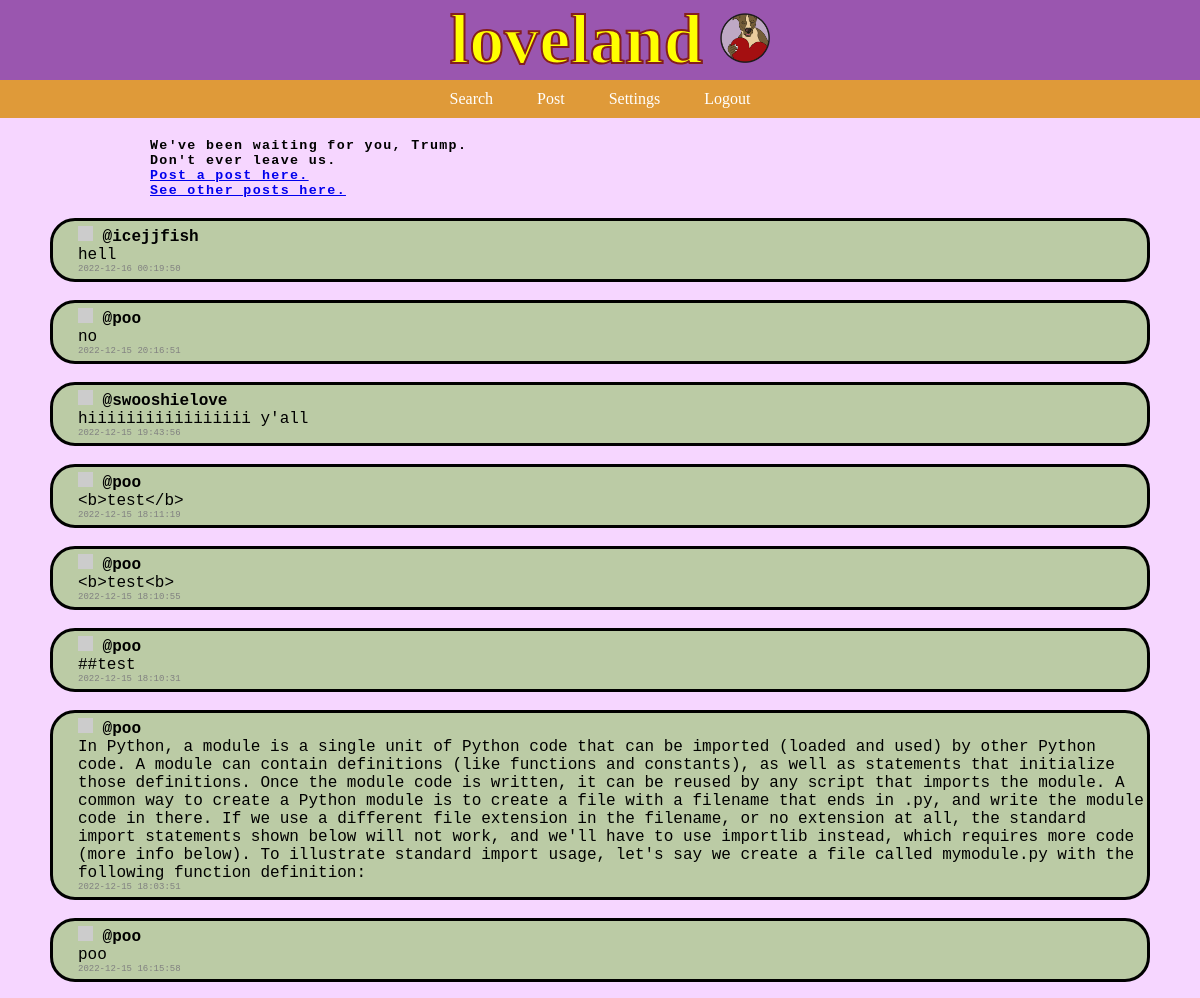
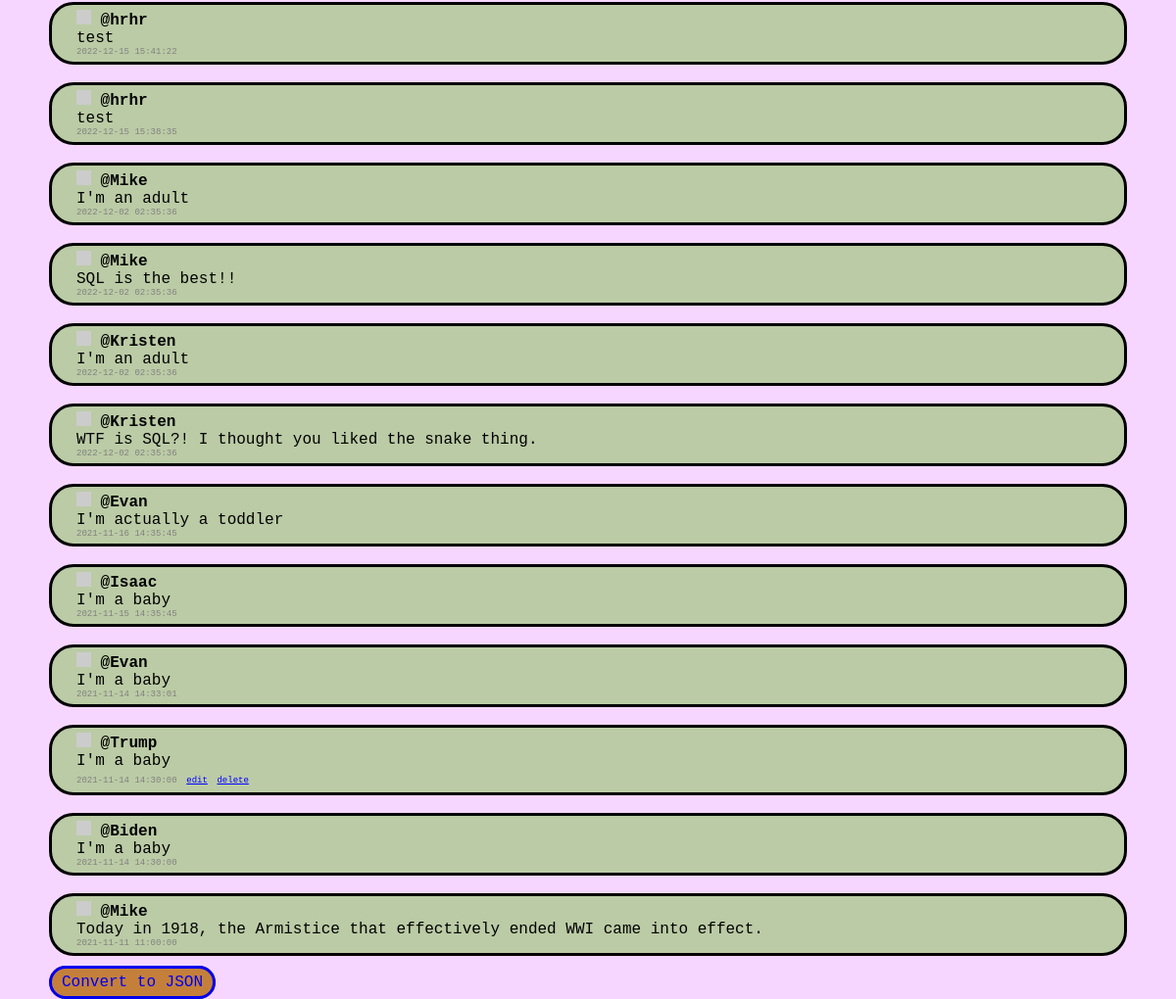
Page /home (signed in) on the committed database (2 pictures, top to bottom).
### tables this page shows
CREATE TABLE users (
    id INTEGER PRIMARY KEY,
    username TEXT NOT NULL UNIQUE,
    password TEXT NOT NULL,
    age INTEGER
);

CREATE TABLE messages (
    id integer primary key,
    sender_id integer not null,
    message text not null,
    created_at timestamp not null default current_timestamp
    );

### project.py (the view)
@app.route('/home', methods=['get', 'post'])
def home():
    global row_users
    con = sqlite3.connect(args.db_file)
    cur = con.cursor()
    cur.execute('''
        SELECT username, password from users where username=? and password=? ;
    ''', (request.cookies.get('username'), request.cookies.get('password')))
    rows = cur.fetchall()
    if len(list(rows))==0:
        login_successful=False
    else:
        login_successful=True
    messages = []
    sql = 'select sender_id, message, created_at from messages order by created_at desc;'
    cur_messages = con.cursor()
    cur_messages.execute(sql)
    for row_messages in cur_messages.fetchall():
        sql='select username, age from users where id=?;'
        cur_users = con.cursor()
        cur_users.execute(sql, [row_messages[0]])
        for row_users in cur_users.fetchall():
            pass
            messages.append({
                'message': row_messages[1],
                'created_at': row_messages[2],
                'username': row_users[0],
                'profpic': 'https://robohash.org/' + row_users[0],
                'age': row_users[1]
                })
    if request.form.get('delete'):
        print('success!!!!!!!!!!!!!!!')
    if login_successful:
        return render_template('home.html',username=request.cookies.get('username'), password=request.cookies.get('password'), messages=messages)
    else:
        return render_template('home.html', messages=messages)

### templates/home.html (shortened to what this page needs)
{% extends 'base.html' %}
{% block content %}
{% if username and password %}
<h1 class=entrance>We've been waiting for you, {{username}}. <br> Don't ever leave us. <br> <a href="/create_message">Post a post here.</a>
<br> <a href="/home">See other posts here.</a>
</h1>
    {% for message in messages %}
    <div class=display-messages>
        <img src="{{message.profpic}}" width="15" height="15">
        <b>@{{message.username}}</b><br>
            {{message.message}} <br>
        <span class=posted>{{message.created_at}}</span>
        {%if username == message.username %}
        <span class=msg>
        <a href= "/edit_message/<id>"><u>edit</u></a>
        <a href= "/delete_message/<id>"><u>delete</u></a>
        </span>
        {% endif %}
        <br>
    </div>
    <br>
{% endfor %}
{% endif %}
<a class=json href= "/home.json">Convert to JSON</a>
<br>
{% endblock %}

### static/sitestyle.css (style rules this page uses)
body { margin-left: 0px;margin-top: 0px;margin-right: 0px; margin-bottom: 0px; background-color: rgb(246, 214, 255); }
.entrance { font-family: "courier new", monospace; padding-left: 150px; font-size: smaller; overflow: hidden; white-space: nowrap; margin: 20 auto; letter-spacing: .1em; animation: typing 3.5s steps(40, end), blink-caret .75s step-end infinite; }
.display-messages { font-family: "monaco", monospace; border-left: 3px; border-color: rgb(55, 62, 190); border: solid; margin-left: 50px;padding-left: 25px;padding-top: 5px;padding-bottom: 5px;margin-right: 50px; border-radius: 25px; background-color: rgb(187, 203, 165); }
.posted { font-weight: lighter; color: gray; font-size: xx-small; }
a.json { font-family: "monaco", monospace; border-left: 3px; border-color: rgb(55, 62, 190); border: solid; margin-left: 50px;padding-left: 25px;padding-top: 5px;padding-bottom: 5px;margin-right: 50px; border-radius: 25px; background-color: rgb(196, 128, 59); text-decoration: none; padding-left: 10px;padding-right: 10px; margin-bottom: 20px; }
.msg > a { font-size: xx-small; text-align: right; text-decoration: none; color: blue; padding-top: 0px; margin-top: 0px; }

### rows in the picture
users: username "icejjfish"
messages: message "hell", created_at "2022-12-16 00:19:50"
users: username "poo" "poo" "poo" "poo" "poo" "poo"
messages: message "no", created_at "2022-12-15 20:16:51"
users: username "swooshielove"
messages: message "hiiiiiiiiiiiiiiiii y'all", created_at "2022-12-15 19:43:56"
messages: message "<b>test</b>", created_at "2022-12-15 18:11:19"
messages: message "<b>test<b>", created_at "2022-12-15 18:10:55"
messages: message "##test", created_at "2022-12-15 18:10:31"
messages: message "In Python, a module is a single unit of Python code that can be imported (loaded and used) by other Python code. A module can contain definitions (like functions and constants), as well as statements that initialize those definitions. Once the module code is written, it can be reused by any script that imports the module. A common way to create a Python module is to create a file with a filename that ends in .py, and write the module code in there. If we use a different file extension in the filename, or no extension at all, the standard import statements shown below will not work, and we'll have to use importlib instead, which requires more code (more info below). To illustrate standard…", created_at "2022-12-15 18:03:51"
messages: message "poo", created_at "2022-12-15 16:15:58"
users: username "hrhr" "hrhr"
messages: message "test", created_at "2022-12-15 15:41:22"
messages: message "test", created_at "2022-12-15 15:38:35"
users: username "Mike" "Mike" "Mike"
messages: message "I'm an adult", created_at "2022-12-02 02:35:36"
messages: message "SQL is the best!!", created_at "2022-12-02 02:35:36"
users: username "Kristen" "Kristen"
messages: message "I'm an adult", created_at "2022-12-02 02:35:36"
messages: message "WTF is SQL?! I thought you liked the snake thing.", created_at "2022-12-02 02:35:36"
users: username "Evan" "Evan"
messages: message "I'm actually a toddler", created_at "2021-11-16 14:35:45"
users: username "Isaac"
messages: message "I'm a baby", created_at "2021-11-15 14:35:45"
messages: message "I'm a baby", created_at "2021-11-14 14:33:01"
users: username "Trump"
messages: message "I'm a baby", created_at "2021-11-14 14:30:00"
users: username "Biden"
messages: message "I'm a baby", created_at "2021-11-14 14:30:00"
messages: message "Today in 1918, the Armistice that effectively ended WWI came into effect.", created_at "2021-11-11 11:00:00"

### other values in the picture
{{ username }} "Trump"
